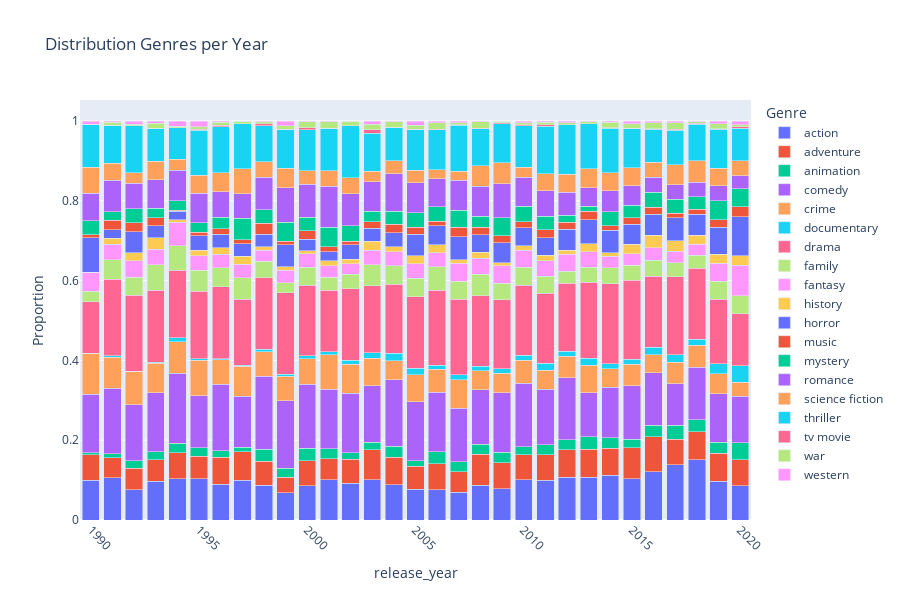

The cell this chart's notebook holds for it:
### Code cell
# group by years and apply the sum
genre_by_year = data_genres.groupby('release_year')[genre_labels].sum()

# Normalize to proportions per month
genre_by_year = genre_by_year.div(genre_by_year.sum(axis=1), axis=0).reset_index()

# Melt into long format for Plotly
genre_melted = genre_by_year.melt(
    id_vars='release_year',
    value_vars=genre_labels,
    var_name='Genre',
    value_name='Proportion'
)

# Create the stacked bar chart
fig = px.bar(
    genre_melted,
    x='release_year',
    y='Proportion',
    color='Genre',
    title='Distribution Genres per Year',
    labels={'release_month': 'Year', 'Proportion': 'Proportion'}
)

fig.update_layout(barmode='stack', xaxis_tickangle=45, height=600)
fig.show()
